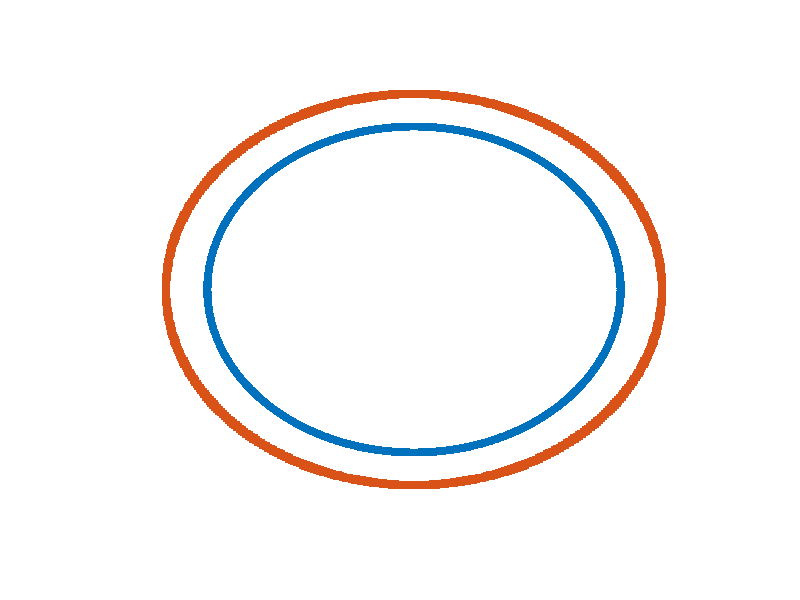

Source code (MATLAB): (Note: this script raises an error after producing the figure.)
%% Method of Fundamental Solution + Convolution Quadrature
%  Time domain test for the interior problem
%  with exact solutions

%%%%%%%%%%%%%%%%%%%%%%%%%%%%%%%%%%%%%%%%%%%%%%%%%%%%%%%%%%%%%%
% Author: Ignacio Labarca 
% Seminar for Applied Mathematics, ETH Zurich
% email:  ignacio.labarca@sam.math.ethz.ch
% date:   July 2020
%%%%%%%%%%%%%%%%%%%%%%%%%%%%%%%%%%%%%%%%%%%%%%%%%%%%%%%%%%%%%%


% T      : Final time
% M      : Number of time steps
% dt     : time step
% bdf    : BDF1 (1) or BDF2 (2) formulas for multistep CQ
% RK     : RadauIIA of two stages (1) or three stages (2) for multistage CQ
% R      : Radius for collocation points in Gamma 
% Rp     : Radius for charge points in Sigma
% Z      : Parametrization of boundary Gamma
% lambda : Radius of circle from contour integral
% gm     : Rational polynomial for multistep CQ
% x      : Collocation points
% xp     : Charge points





clc
clear
close all
tic 
warning('off');


%%%%%%%%%%%%%%%%%%%%%%
% Problems:
%%%%%%%%%%%%%%%%%%%%%%
% Circle           : 0
% Rounded Triangle : 1
% Inverted Ellipse : 2
%%%%%%%%%%%%%%%%%%%%%%
problem = 0;


% Wave speed
wavespeed =1; % exterior domain

Ms = [50 100 200 400 800 1600];

R = 1;     
Rp = 1.2;  

a1 = 0.3;
a2 = 0.25;

if problem == 0
    Z = @(z) z; % Circle
elseif problem == 1
    Z = @(z) z+a1./(z.^2); % Rounded triangle;
else
    Z = @(z) z./(1+a2.*z.^2); % Inverted ellipse;
end


%%%%%%%%%%%%%%%%%%%%%%%%%%%
% BDF NUMERICAL EXPERIMENTS

T  = 10;  % Time interval [0, T]

for bdf = 1:2
count = 1;
for M = Ms
    
    
dt = T/M; % time increment
tt=(0:dt:T);  
lambda = eps^(1/2/M);

zN = exp(2i*pi/(M+1));

if bdf > 1
gm = @(z) 0.5*(z.^2-4*z+3);      %BDF2 
else
gm = @(z) 1-z;                   %BDF1
end

sl  = gm(zN.^(0:-1:-M)*lambda)/dt;
kl = 1i*sl; % complex wavenumbers

% We compute half of the wavenumbers
k_hlf = [kl(1) kl(end:-1:(end-1)/2+2)];

Np = 500; 
N = 2*Np;
%% Create the geometry

expN = exp(2i*pi/N);
z1 = Z(R*expN.^(0:N-1)).';
x = [real(z1) imag(z1)];

expNp = exp(2i*pi/Np);
z2 = Z(Rp*expNp.^(0:Np-1)).';
xp = [real(z2) imag(z2)];

%% Plot Geometry
%%%%%%%%%%%%%%%%%%%

scatter(x(:, 1), x(:, 2), 'filled', 'ko'); hold on;
scatter(xp(:, 1), xp(:, 2), 'filled','rs'); axis off;hold off;
pause(5);
close all

%%%%%%%%%%%%%%%%%%%
x1 = repmat(x(:, 1),1, Np);
x2 = repmat(x(:, 2),1, Np);

y1 = repmat(xp(:, 1).',N, 1);
y2 = repmat(xp(:, 2).',N, 1);

% Generate boundary condition
g = zeros(N,M+1); 
for n=1:M+1
    [g(:,n),~] = incident_field(x,tt(n));
end

g = -g;
% Computing the Z-transform of boundary data
Lam = repmat(lambda.^(0:M),N,1);

gp = fft(Lam.*g,[],2);

% again, we just need hald of the frequencies
g_hlf=[gp(:,1) gp(:,end:-1:(end-1)/2+2)];

%% Frequency domain problems
alphap_hlf = zeros(Np,M/2+1);

hbar = parfor_progressbar(M,['Solving linear systems... M = ',num2str(M/2)]);
for n=1:M/2+1

    k = k_hlf(n)/wavespeed;
    A = 1i/4*besselh(0, k*sqrt((x1-y1).^2 + (x2-y2).^2));
    
    if min(min(abs(A))) < 1e-20
        A(abs(A) < 1e-20) = 0;
        A = sparse(A);
    end
    
    alphap_hlf(:,n) = A\g_hlf(:,n);
    hbar.iterate(1);
    
end
close(hbar);

clc
%% Evaluate the field

% We evaluate the solution 'up' in the set of points 'pts'.
% then, we recover time domain solution 'u'.



if problem == 0 || problem == 1
    pts = 0.25*[2 2;2 -2;-2 -2;-2 2];
elseif problem == 1
    pts = 0.25*[-2 -2;-2 2;0 0;2 0];
end

Ntot = size(pts,1);

in = inpolygon(pts(:, 1), pts(:, 2), x(:, 1), x(:, 2));


up_hlf = zeros(Ntot,M/2+1);


for n=1:M/2+1
    k = k_hlf(n)/wavespeed;  
    for m = 1:Np
    up_hlf(:, n) = up_hlf(:, n)+ alphap_hlf(m, n)*1i/4*besselh(0, k*sqrt((pts(:,1)-xp(m, 1)).^2 + (pts(:,2)-xp(m, 2)).^2));
    end
end

up = [up_hlf(:,1) conj(up_hlf(:,2:end)) up_hlf(:,end:-1:2)];

% Inverse Z-transform
Lam = repmat(lambda.^(0:M),Ntot,1);

u = Lam.^(-1).*ifft(up,[],2);


% Reference solution
uinc = zeros(size(u));
for n=1:M+1 
[uinc(:,n),~] = incident_field(pts,wavespeed*(tt(n)));
end

u(in, :) = u(in, :) + uinc(in, :);
u(~in,:)= 0;

% Compute errors
sum =0;
norm_u = 0;

for m = 1:M+1
   sum = sum + norm(u(:, m))^2;
   norm_u = norm_u + norm(uinc(:, m))^2;
end
error(count, bdf)= sqrt(sum)/sqrt(norm_u)
if count > 1
    order(count, bdf) = -log(error(count,bdf)/error(count-1,bdf))/log(Ms(count)/Ms(count-1));
end

count = count+1;

pause(2)
end
end

%%%%%%%%%%%%%%%%%%%%%%%%%%%%%%%%%%%%%%%%%%%%%%%%%%%%%%%%%%%%%%%%%%%%%
% RUNGE - KUTTA NUMERICAL EXPERIMENTS

% RK = 1 : RadauIIA - two stages
% RK = 2 : RadauIIA - three stages

for RK = 1:2
count= 1;

if RK ==1
loop = Ms; 
else
  
loop = [50 100 200 400 800];
end

for M = loop
dt = T/M; % time increment
tt=(0:dt:T);
lambda = eps^(1/2/M);

zN = exp(2i*pi/M);

if RK == 1
A_RK=[5/12 -1/12; 3/4 1/4]; % Radau IIa 2nd order     

else
A_RK=[11/45 37/225 -2/225; ...                     % Radau IIa 5th order
     37/225 11/45 -2/225; ...
     4/9 4/9 1/9] + ...
    [-7*sqrt(6)/360 -169*sqrt(6)/1800 sqrt(6)/75; ...
      169*sqrt(6)/1800 7*sqrt(6)/360 -sqrt(6)/75; ...
     -sqrt(6)/36 sqrt(6)/36 0];

end

b=A_RK(end,:);
stages=size(A_RK,1);
invA = inv(A_RK);
c=A_RK*ones(stages,1);
B = (invA*ones(size(A_RK,1),1))*[zeros(1,stages-1),1];

Np = 500;
N = 2*Np;
%% Create the geometry

expN = exp(2i*pi/N);
z1 = Z(R*expN.^(0:N-1)).';
x = [real(z1) imag(z1)];

expNp = exp(2i*pi/Np);
z2 = Z(Rp*expNp.^(0:Np-1)).';
xp = [real(z2) imag(z2)];

x1 = repmat(x(:, 1),1, Np);
x2 = repmat(x(:, 2),1, Np);

y1 = repmat(xp(:, 1).',N, 1);
y2 = repmat(xp(:, 2).',N, 1);

%% Generate boundary condition
idx_N=@(s) (s-1)*N+1:s*N;
idx_Np=@(s) (s-1)*Np+1:s*Np;


%% Right Hand side

F =zeros(N,stages,M);
for st=1:stages
    
    for n=1:M
    [g1(:,n),~] = incident_field(x,wavespeed*(tt(n)+dt*c(st)));
    end
    F(:,st, :) = g1; clear g1
end
F = reshape(F, [stages*N, M]);

%% Computing the Z-transform of boundary data
Lam = repmat(lambda.^(0:M-1),stages*N,1);
F = fft(Lam.*F,[],2);

%% Solution of the problem in the frequency domain
alphap_hlf = zeros(Np*stages,M);

hbar = parfor_progressbar(floor(M/2),['Solving linear systems... M = ',num2str(M/2)]);
tic
for n=0:floor(M/2)
    [P,Lambda]=eig(invA-lambda*zN^(-(n))*B);
    Lambda=diag(Lambda)/dt;
    gl=kron(inv(P),speye(N))*F(:,n+1);

    ul=zeros(stages*Np,1);

    for s=1:stages
        k = 1i*Lambda(s)/wavespeed;
        A = 1i/4*besselh(0, k*sqrt((x1-y1).^2 + (x2-y2).^2));
        if min(min(abs(A))) < 1e-20
            A(abs(A) < 1e-20) = 0;
            A = sparse(A);
        end
        ul(idx_Np(s))=A\gl(idx_N(s));
    end

    alphap_hlf(:,n+1) = ul;

hbar.iterate(1);

end
toc
close(hbar);

alphap_hlf(:,M+1-(1:floor((M-1)/2))) = conj(alphap_hlf(:,2:floor((M-1)/2)+1));
%% Evaluate the field



if problem == 0 || problem == 1
    pts = 0.25*[2 2;2 -2;-2 -2;-2 2];
elseif problem == 1
    pts = 0.25*[-2 -2;-2 2;0 0;2 0];
end

Ntot = size(pts, 1);

in = inpolygon(pts(:, 1), pts(:, 2), x(:, 1), x(:, 2));

idx=@(s) (s-1)*Ntot+1:(s*Ntot); 
idy=@(s) (s-1)*Np+1:(s*Np);

u_hlf = zeros(stages*Ntot,M);
tic
for n=1:M
    [P,Lambda]=eig(invA-lambda*zN^(-(n-1))*B);
    Lambda=diag(Lambda)/dt;

    gl=alphap_hlf(:,n);
    ul=zeros(stages*Ntot,1);

    for s=1:stages
        
    u_s = zeros(Ntot, 1);
    k = 1i*Lambda(s)/wavespeed;
    alpha = gl(idy(s));
    for m = 1:Np
        u_s = u_s+ alpha(m)*1i/4*besselh(0, k*sqrt((pts(:,1)-xp(m, 1)).^2 + (pts(:,2)-xp(m, 2)).^2));
    end
    ul(idx(s))=u_s;
    end
    u_hlf(:,n)=kron(P,speye(Ntot))*ul;

end

% Inverting Z-transform
Lam = repmat(lambda.^(0:M-1),stages*Ntot,1);


u = Lam.^(-1).*ifft(u_hlf,[],2);
u = u((stages-1)*Ntot+1:end,:);
u = [zeros(size(u, 1), 1) u];

uinc = zeros(size(u));
for n=2:M+1
[uinc(:,n),~] = incident_field(pts,wavespeed*(tt(n)));
  
end

u(in, :) = u(in, :) - uinc(in, :);
u(~in,:)= 0;
%% Compute errors
% L2 norm in [0, T], pointwise error in 'pts'

sum =0;
norm_u = 0;

for m = 1:M+1
   sum = sum + norm(u(:, m))^2;
   norm_u = norm_u + norm(uinc(:, m))^2;
end
error(count, RK+bdf)= sqrt(sum)/sqrt(norm_u)
if count > 1
    order(count, RK+bdf) = -log(error(count,RK+bdf)/error(count-1,RK+bdf))/log(Ms(count)/Ms(count-1));
end
count = count+1;
pause(3)
end
toc
end

%% Convergence Plot

loglog(Ms, error(:,1), '--gx', ...
      Ms, error(:,2), '--md', ...
      Ms, error(:,3), '--ro', 'Linewidth',2, 'MarkerSize', 14); hold on;
loglog(Ms, error(:,4), '--bs', 'Linewidth',2, 'MarkerSize', 14);


loglog(Ms, 2.2e+2*Ms.^(-1), '-k', ...
      Ms, 0.2e+4*Ms.^(-2), '-k', ...
      Ms, 2.2e+4*Ms.^(-3), '-k', ...
      Ms, 0.2e+7*Ms.^(-5), '-k', 'Linewidth', 2);
text(800, 0.5, '1','FontSize', 18);

text(700, 0.0020, '2','FontSize', 18);

text(600, 0.00022, '3','FontSize', 18);

text(300, 0.000002, '5','FontSize', 18);
set(gca,'FontSize', 14);
legend({'BDF1','BDF2','RadauIIA - two stages', 'RadauIIA - three stages'},'Location','southwest', 'FontSize', 16);
xlabel('Number of time steps','Interpreter', 'latex', 'FontSize', 18);
ylabel('Relative error in $L^2-$norm', 'Interpreter', 'latex', 'FontSize', 18)
xticks(Ms)
ylim([0.2e-9 10]);
xlim([0 1600]);
title({'Convergence of interior', 'problem'},'Interpreter', 'latex', 'FontSize', 24)